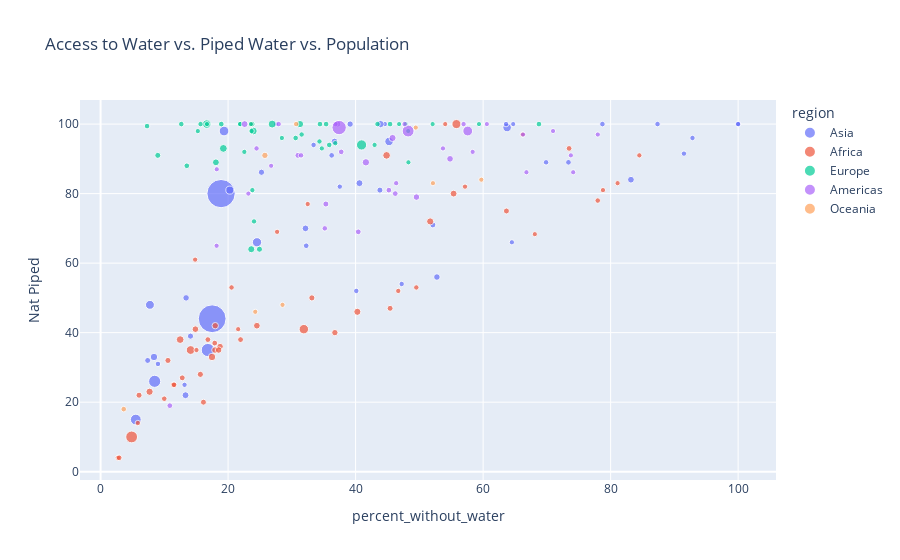

The cell this chart's notebook holds for it:
### Code cell
# create bubble chart from df_countries comprising: access to water, piped water, and using population as the size of the bubble
# create a new column for the size of the bubble
df_countries["bubble_size"] = df_countries["country_pop_raw"] / 1000000 +50

# create a new column for the color of the bubble
df_countries["bubble_color"] = df_countries["Nat Piped"]

# create a new column for the text of the bubble
df_countries["bubble_text"] = df_countries["Entity"]

px.scatter(df_countries, x="percent_without_water", y="Nat Piped", size="bubble_size", color="region", hover_name="bubble_text", title="Access to Water vs. Piped Water vs. Population")

### Figure 1 — Plotly figure (JSON) as saved in the notebook; plotly's stock layout.template omitted (floating-point values rounded to 4 significant figures)
{"data": [{"hovertemplate": "<b>%{hovertext}</b><br><br>region=Asia<br>percent_without_water=%{x}<br>Nat Piped=%{y}<br>bubble_size=%{marker.size}<extra></extra>", "hovertext": ["Afghanistan", "United Arab Emirates", "Armenia", "Azerbaijan", "Bangladesh", "Brunei", "Bhutan", "China", "Georgia", "Hong Kong", "Indonesia", "India", "Iran", "Iraq", "Israel", "Jordan", "Japan", "Kazakhstan", "Kyrgyzstan", "Cambodia", "South Korea", "Kuwait", "Laos", "Lebanon", "Sri Lanka", "Myanmar", "Mongolia", "Malaysia", "Nepal", "Oman", "Pakistan", "Philippines", "North Korea", "Palestine", "Qatar", "Saudi Arabia", "Singapore", "Syria", "Thailand", "Tajikistan", "Turkmenistan", "Timor", "Turkey", "Taiwan", "Uzbekistan", "Vietnam", "Yemen"], "legendgroup": "Asia", "marker": {"color": "#636efa", "size": [89.84, 59.99, 52.97, 60.22, 216.3, 50.44, 50.78, 1494.0, 53.98, 57.55, 326.4, 1443.0, 135.0, 91.18, 58.79, 60.27, 176.1, 68.99, 56.63, 66.95, 101.3, 54.33, 57.38, 56.77, 71.5, 104.8, 53.33, 82.78, 79.67, 55.22, 275.2, 161.0, 75.89, 55.22, 52.93, 85.34, 55.9, 68.28, 120.0, 59.75, 56.12, 51.34, 135.0, 73.86, 83.94, 148.2, 80.49], "sizemode": "area", "sizeref": 3.736, "symbol": "circle"}, "mode": "markers", "name": "Asia", "orientation": "v", "showlegend": true, "type": "scatter", "x": [13.33, 99.98, 44.6, 36.25, 5.52, 27.51, 64.72, 18.9, 37.52, 87.36, 16.82, 17.5, 63.76, 40.6, 78.71, 73.39, 19.36, 43.81, 33.41, 7.389, 43.89, 91.5, 9.001, 69.88, 14.11, 8.375, 13.17, 36.7, 13.41, 92.84, 8.484, 24.54, 39.14, 47.23, 100, 83.19, 63.6, 52.12, 20.27, 32.26, 40.11, 64.51, 45.25, 25.24, 32.14, 7.742, 52.75], "xaxis": "x", "y": [22, 100, 100, 91, 15, 100, 100, 80, 82, 100, 35, 44, 99, 83, 100, 89, 98, 81, 94, 32, 100, 91.5, 31, 89, 39, 33, 25, 95, 50, 96, 26, 66, 100, 54, 100, 84, 100, 71, 81, 65, 52, 66, 95, 86.14, 70, 48, 56], "yaxis": "y"}, {"hovertemplate": "<b>%{hovertext}</b><br><br>region=Africa<br>percent_without_water=%{x}<br>Nat Piped=%{y}<br>bubble_size=%{marker.size}<extra></extra>", "hovertext": ["Angola", "Burundi", "Benin", "Burkina Faso", "Botswana", "Central African Republic", "Cote d'Ivoire", "Cameroon", "Democratic Republic of Congo", "Congo", "Djibouti", "Algeria", "Egypt", "Eritrea", "Western Sahara", "Ethiopia", "Gabon", "Ghana", "Guinea", "Gambia", "Guinea-Bissau", "Equatorial Guinea", "Kenya", "Liberia", "Libya", "Lesotho", "Morocco", "Madagascar", "Mali", "Mozambique", "Mauritania", "Mauritius", "Malawi", "Namibia", "Niger", "Nigeria", "Reunion", "Rwanda", "Sudan", "Senegal", "Sierra Leone", "Somalia", "South Sudan", "Sao Tome and Principe", "Eswatini", "Chad", "Togo", "Tunisia", "Tanzania", "Uganda", "South Africa", "Zambia", "Zimbabwe"], "legendgroup": "Africa", "marker": {"color": "#EF553B", "size": [83.93, 62.26, 62.45, 71.5, 52.4, 54.92, 77.05, 77.22, 142.4, 55.66, 51.0, 94.62, 154.3, 53.6, 50.61, 167.9, 52.28, 81.73, 63.5, 52.49, 52.02, 51.45, 105.0, 55.18, 56.96, 52.16, 87.34, 78.43, 70.86, 82.16, 54.78, 51.27, 69.65, 52.59, 75.13, 261.4, 50.9, 63.28, 94.91, 67.2, 58.14, 66.36, 61.38, 50.22, 51.17, 66.91, 58.48, 61.94, 111.5, 97.12, 110.0, 68.92, 65.09], "sizemode": "area", "sizeref": 3.736, "symbol": "circle"}, "mode": "markers", "name": "Africa", "orientation": "v", "showlegend": true, "type": "scatter", "x": [24.52, 16.83, 17.9, 15.65, 84.5, 5.843, 17.99, 18.74, 14.12, 20.54, 81.09, 51.7, 55.82, 46.69, 68.11, 31.88, 57.16, 17.95, 11.43, 32.49, 15.04, 21.58, 17.48, 2.708, 77.98, 27.69, 55.37, 18.52, 33.14, 14.87, 49.52, 23.63, 6.035, 78.8, 36.75, 4.871, 54.06, 21.96, 40.28, 63.66, 9.99, 45.41, 2.915, 66.2, 14.83, 16.14, 11.53, 73.49, 12.48, 7.685, 44.86, 10.57, 12.81], "xaxis": "x", "y": [42, 38, 37, 28, 91, 14, 42, 36, 35, 53, 83, 72, 100, 52, 68.33, 41, 82, 35, 25, 77, 35, 41, 33, 4, 78, 69, 80, 35, 50, 41, 53, 100, 22, 81, 40, 10, 100, 38, 46, 75, 21, 47, 4, 97, 61, 20, 25, 93, 38, 23, 91, 32, 27], "yaxis": "y"}, {"hovertemplate": "<b>%{hovertext}</b><br><br>region=Europe<br>percent_without_water=%{x}<br>Nat Piped=%{y}<br>bubble_size=%{marker.size}<extra></extra>", "hovertext": ["Albania", "Andorra", "Austria", "Belgium", "Bulgaria", "Bosnia and Herzegovina", "Belarus", "Switzerland", "Cyprus", "Czechia", "Germany", "Denmark", "Spain", "Estonia", "Finland", "France", "Faeroe Islands", "United Kingdom", "Greece", "Croatia", "Hungary", "Isle of Man", "Ireland", "Iceland", "Italy", "Liechtenstein", "Lithuania", "Luxembourg", "Latvia", "Moldova", "North Macedonia", "Malta", "Montenegro", "Netherlands", "Norway", "Poland", "Portugal", "Romania", "Russia", "Serbia", "Slovakia", "Slovenia", "Sweden", "Ukraine"], "legendgroup": "Europe", "marker": {"color": "#00cc96", "size": [52.87, 50.08, 59.04, 61.63, 56.9, 53.26, 59.44, 58.72, 51.22, 60.72, 133.9, 55.81, 96.75, 51.33, 55.55, 115.4, 50.05, 118.2, 60.37, 54.08, 59.63, 50.09, 54.98, 50.34, 110.4, 50.04, 52.69, 50.63, 51.87, 54.02, 52.08, 50.44, 50.63, 67.17, 55.47, 87.8, 60.17, 69.13, 195.9, 58.7, 55.46, 52.08, 60.16, 93.47], "sizemode": "area", "sizeref": 3.736, "symbol": "circle"}, "mode": "markers", "name": "Europe", "orientation": "v", "showlegend": true, "type": "scatter", "x": [23.81, 21.94, 7.289, 18.93, 43.43, 34.34, 30.6, 12.66, 47.87, 34.41, 16.64, 23.8, 31.28, 34.7, 15.68, 19.26, 52.08, 26.91, 68.76, 36.81, 35.37, 48.25, 31.54, 46.83, 23.97, 16.69, 28.44, 23.57, 42.98, 24.07, 22.55, 59.36, 48.28, 8.974, 21.88, 18.09, 45.41, 24.92, 40.94, 35.86, 23.69, 15.25, 13.53, 23.63], "xaxis": "x", "y": [81, 100, 99.43, 100, 100, 95, 96, 100, 100, 100, 100, 100, 100, 93, 100, 93, 100, 100, 100, 94.5, 100, 98, 97, 100, 98, 100, 96, 100, 94, 72, 92, 100, 89, 91, 100, 89, 100, 64, 94, 94, 98, 97.98, 88, 64], "yaxis": "y"}, {"hovertemplate": "<b>%{hovertext}</b><br><br>region=Americas<br>percent_without_water=%{x}<br>Nat Piped=%{y}<br>bubble_size=%{marker.size}<extra></extra>", "hovertext": ["Argentina", "Bahamas", "Belize", "Bolivia", "Brazil", "Canada", "Chile", "Colombia", "Costa Rica", "Cuba", "Dominican Republic", "Ecuador", "Falkland Islands", "Guadeloupe", "Grenada", "Greenland", "Guatemala", "French Guiana", "Guyana", "Honduras", "Haiti", "Jamaica", "Saint Lucia", "Mexico", "Montserrat", "Martinique", "Nicaragua", "Panama", "Peru", "Puerto Rico", "Paraguay", "El Salvador", "Suriname", "Trinidad and Tobago", "Uruguay", "United States", "Venezuela"], "legendgroup": "Americas", "marker": {"color": "#ab63fa", "size": [95.61, 50.4, 50.4, 61.83, 264.0, 88.07, 69.21, 101.3, 55.14, 61.32, 60.95, 67.89, 50.0, 50.4, 50.11, 50.06, 68.25, 50.31, 50.79, 60.06, 61.54, 52.97, 50.18, 180.3, 50.0, 50.37, 56.7, 54.38, 83.36, 52.83, 57.22, 56.52, 50.59, 51.4, 53.49, 382.9, 78.7], "sizemode": "area", "sizeref": 3.736, "symbol": "circle"}, "mode": "markers", "name": "Americas", "orientation": "v", "showlegend": true, "type": "scatter", "x": [45.79, 66.27, 18.22, 40.42, 48.24, 22.59, 37.2, 41.62, 27.93, 46.22, 45.22, 30.96, 73.76, 66.79, 58.36, 60.59, 35.34, 26.75, 18.2, 37.74, 10.86, 46.37, 77.99, 57.59, 70.97, 74.13, 35.17, 24.46, 54.81, 36.83, 47.7, 31.44, 23.18, 53.7, 56.94, 37.42, 49.54], "xaxis": "x", "y": [96, 97, 87, 69, 98, 100, 100, 89, 100, 80, 81, 91, 91, 86.14, 92, 100, 77, 88, 65, 92, 19, 83, 97, 98, 98, 86.14, 70, 93, 90, 100, 100, 91, 80, 93, 100, 99, 79], "yaxis": "y"}, {"hovertemplate": "<b>%{hovertext}</b><br><br>region=Oceania<br>percent_without_water=%{x}<br>Nat Piped=%{y}<br>bubble_size=%{marker.size}<extra></extra>", "hovertext": ["Australia", "Fiji", "New Caledonia", "New Zealand", "Papua New Guinea", "Solomon Islands", "Vanuatu", "Samoa"], "legendgroup": "Oceania", "marker": {"color": "#FFA15A", "size": [75.79, 50.9, 50.29, 54.86, 59.12, 50.7, 50.31, 50.2], "sizemode": "area", "sizeref": 3.736, "symbol": "circle"}, "mode": "markers", "name": "Oceania", "orientation": "v", "showlegend": true, "type": "scatter", "x": [25.77, 52.13, 49.44, 30.68, 3.633, 24.26, 28.54, 59.71], "xaxis": "x", "y": [91, 83, 99, 100, 18, 46, 48, 84], "yaxis": "y"}], "layout": {"legend": {"itemsizing": "constant", "title": {"text": "region"}, "tracegroupgap": 0}, "title": {"text": "Access to Water vs. Piped Water vs. Population"}, "xaxis": {"anchor": "y", "domain": [0, 1], "title": {"text": "percent_without_water"}}, "yaxis": {"anchor": "x", "domain": [0, 1], "title": {"text": "Nat Piped"}}}}
